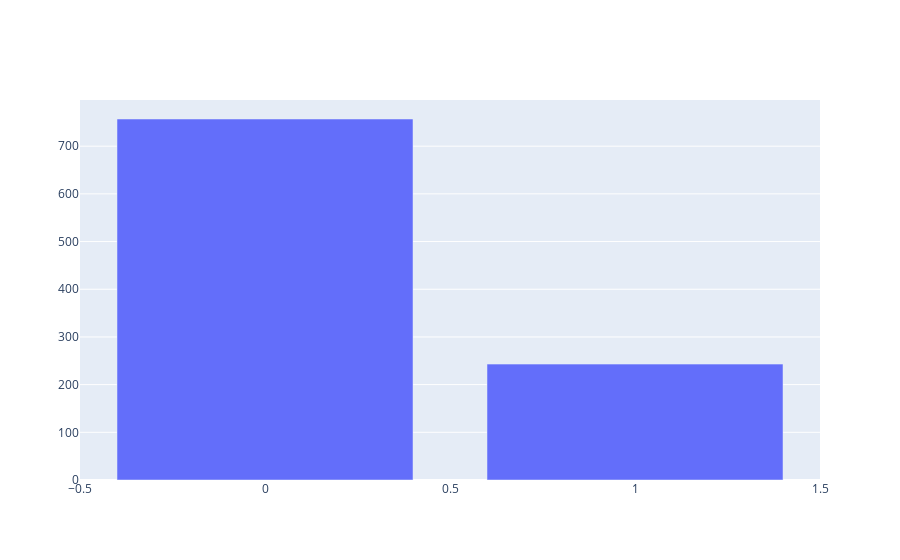

The notebook cell this image was saved under:
### Code cell
go.Figure([go.Bar(x=y.value_counts().index, y=y.value_counts().tolist())])

### Figure 1 — Plotly figure (JSON) as saved in the notebook; plotly's stock layout.template omitted (floating-point values rounded to 4 significant figures)
{"data": [{"type": "bar", "x": [0, 1], "y": [757, 243]}], "layout": {}}
